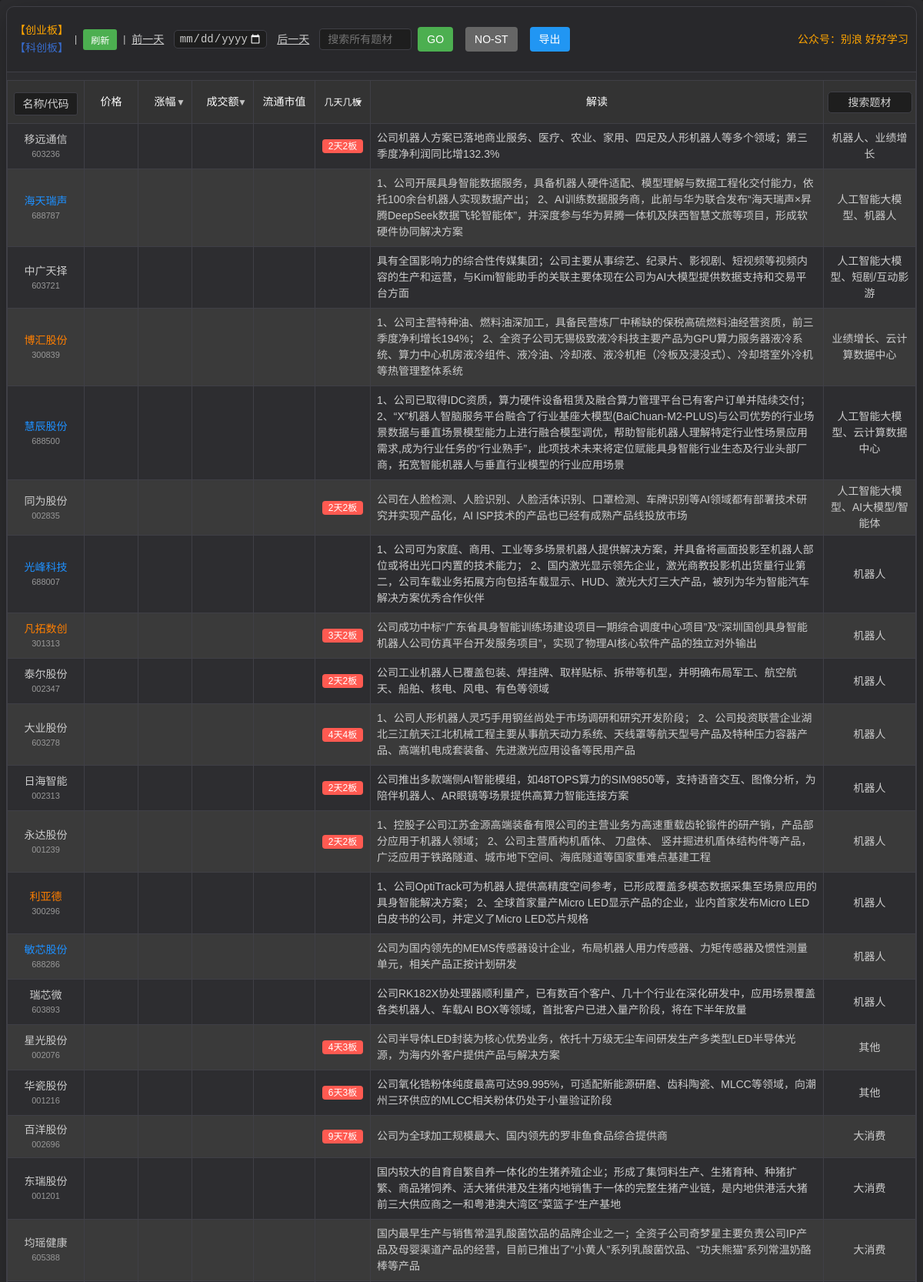
The page / (upper part) on the database its author committed.
### tables this page shows
CREATE TABLE stock_20261021 (
            id INTEGER PRIMARY KEY AUTOINCREMENT,
            code TEXT NOT NULL,
            name TEXT NOT NULL,
            description TEXT,
            plates TEXT,
            m_days_n_boards TEXT,
            date TEXT NOT NULL,
            price REAL DEFAULT 0,
            change_percentage REAL DEFAULT 0,
            amount REAL DEFAULT 0,
            value REAL DEFAULT 0
        );

### app.py (the view)
@app.route('/')
def index():
    latest_data = db.get_latest_day_data()
    message = session.pop('message', None)
    return render_template('index.html', stocks=latest_data, search_mode=False, message=message)

### templates/index.html (shortened to what this page needs)
<!DOCTYPE html>
<html lang="zh-CN">
<head>
    <link rel="stylesheet" href="/static/css/styles.css">
</head>
<body>
    <div class="container">
        <div class="table-container">
            <div class="header-container">
                <div class="date-selector">
                    <span class="market-label">
                        <span style="color: orange;">【创业板】</span> <span style="color: rgba(60, 127, 250, 0.781);">【科创板】</span>
                    </span>
                    <span style="color: var(--text-color);"> | </span>
                    <button onclick="location.reload()" class="refresh-button" title="刷新页面">
                    刷新
                </button>
                    <span style="color: var(--text-color);"> | </span>
                    <a href="javascript:void(0)" onclick="changeDate(-1)" style="color: var(--text-color); text-decoration: underline; font-size: 14px; margin-right: 5px; display: inline-block; line-height: 24px;">前一天</a>
                    <input type="date" id="dateFilter" placeholder="选择日期" onchange="filterByDate(this.value)" class="filter-input" style="margin: 0; padding: 2px 5px; display: inline-block; width: auto; max-width: 130px; vertical-align: middle;">
                    <a href="javascript:void(0)" onclick="changeDate(1)" style="color: var(--text-color); text-decoration: underline; font-size: 14px; margin-left: 5px; display: inline-block; line-height: 24px;">后一天</a>
                    <div class="plate-search-container-inline">
                        <input type="text" id="plateSearchInput" placeholder="搜索所有题材" class="plate-search-input-inline">
                        <button onclick="searchPlate()" class="plate-search-button-inline">GO</button>
                        <button id="noStButton" onclick="toggleNoStFilter()" class="no-st-button" type="button">NO-ST</button>
                        <button onclick="exportStockCodes()" class="export-button" type="button">导出</button>
                    </div>
                    <div style="margin-left: auto; color: orange !important; font-size: 14px;">
                        公众号：别浪 好好学习
                    </div>
                </div>
            </div>
            <table>
                <thead>
                    <tr>
                        <th width="120px">
                            <div class="search-wrapper">
                                <input
                                    type="text"
                                    id="searchInput"
                                    placeholder="名称/代码"
                                    class="search-input"
                                    oninput="showSuggestions(this.value)"
                                >
                            </div>
                        </th>
                        <th>价格</th>
                        <th class="sortable" onclick="sortByChangePercentage()">涨幅</th>
                        <th class="sortable" onclick="sortByAmount()">成交额</th>
                        <th>流通市值</th>
                        <th class="sortable" onclick="sortByDaysBoards()">几天几板</th>
                        <th>解读</th>
                        <th class="plate-column" style="width: 120px !important; min-width: 120px !important; max-width: 120px !important; padding: 4px !important;">
                            <input type="text" id="plateFilter" placeholder="搜索题材" oninput="filterByPlate(this.value)" class="filter-input">
                        </th>
                    </tr>
                </thead>
                <tbody id="stockTableBody">
                    {% if stocks %}
                        {% for stock in stocks %}
                            <tr onclick="linkToTongDaXin('{{ stock.code_part }}')" style="cursor: pointer;">
                                <td class="stock-name-link{% if stock.code_part.startswith('688') %} blue-text{% elif stock.code_part.startswith('3') or stock.code_part.startswith('68') %} orange-text{% endif %}"><div class="sn-name">{{ stock.name }}</div><div class="sn-code" style="font-size:11px;color:#999;">{{ stock.code_part }}</div></td>
                                <td class="price"></td>
                                <td class="change-percentage"></td>
                                <td class="amount"></td>
                                <td class="value"></td>
                                <td>{% if stock.m_days_n_boards %}
                                    <span class="days-boards-tag">{{ stock.m_days_n_boards }}</span>
                                {% else %}{{ stock.m_days_n_boards }}{% endif %}</td>
                                <td>{{ stock.description }}</td>
                                <td class="plate-column">{{ stock.plates }}</td>
                            </tr>
                        {% endfor %}
                    {% else %}
                        <tr>
                            <td colspan="10" class="no-data">暂无股票数据，请点击"抓取股票数据"按钮获取数据</td>
                        </tr>
                    {% endif %}
                </tbody>
            </table>
        </div>
    </div>
</body>
</html>

### rows shown on the page
stock_20261021: name "移远通信", code_part "603236", m_days_n_boards "2天2板", description "公司机器人方案已落地商业服务、医疗、农业、家用、四足及人形机器人等多个领域；第三季度净利润同比增132.3%", plates "机器人、业绩增长"
stock_20261021: name "海天瑞声", code_part "688787", description "1、公司开展具身智能数据服务，具备机器人硬件适配、模型理解与数据工程化交付能力，依托100余台机器人实现数据产出； 2、AI训练数据服务商，此前与华为联合发布“海天瑞声×昇腾DeepSeek数据飞轮智能体”，并深度参与华为昇腾一体机及陕西智慧文旅等项目，形成软硬件协同解决方案", plates "人工智能大模型、机器人"
stock_20261021: name "中广天择", code_part "603721", description "具有全国影响力的综合性传媒集团；公司主要从事综艺、纪录片、影视剧、短视频等视频内容的生产和运营，与Kimi智能助手的关联主要体现在公司为AI大模型提供数据支持和交易平台方面", plates "人工智能大模型、短剧/互动影游"
stock_20261021: name "博汇股份", code_part "300839", description "1、公司主营特种油、燃料油深加工，具备民营炼厂中稀缺的保税高硫燃料油经营资质，前三季度净利增长194%； 2、全资子公司无锡极致液冷科技主要产品为GPU算力服务器液冷系统、算力中心机房液冷组件、液冷油、冷却液、液冷机柜（冷板及浸没式）、冷却塔室外冷机等热管理整体系统", plates "业绩增长、云计算数据中心"
stock_20261021: name "慧辰股份", code_part "688500", description "1、公司已取得IDC资质，算力硬件设备租赁及融合算力管理平台已有客户订单并陆续交付； 2、“X”机器人智脑服务平台融合了行业基座大模型(BaiChuan-M2-PLUS)与公司优势的行业场景数据与垂直场景模型能力上进行融合模型调优，帮助智能机器人理解特定行业性场景应用需求,成为行业任务的“行业熟手”，此项技术未来将定位赋能具身智能行业生态及行业头部厂商，拓宽智能机器人与垂直行业模型的行业应用场景", plates "人工智能大模型、云计算数据中心"
stock_20261021: name "同为股份", code_part "002835", m_days_n_boards "2天2板", description "公司在人脸检测、人脸识别、人脸活体识别、口罩检测、车牌识别等AI领域都有部署技术研究并实现产品化，AI ISP技术的产品也已经有成熟产品线投放市场", plates "人工智能大模型、AI大模型/智能体"
stock_20261021: name "光峰科技", code_part "688007", description "1、公司可为家庭、商用、工业等多场景机器人提供解决方案，并具备将画面投影至机器人部位或将出光口内置的技术能力； 2、国内激光显示领先企业，激光商教投影机出货量行业第二，公司车载业务拓展方向包括车载显示、HUD、激光大灯三大产品，被列为华为智能汽车解决方案优秀合作伙伴", plates "机器人"
stock_20261021: name "凡拓数创", code_part "301313", m_days_n_boards "3天2板", description "公司成功中标“广东省具身智能训练场建设项目一期综合调度中心项目”及“深圳国创具身智能机器人公司仿真平台开发服务项目”，实现了物理AI核心软件产品的独立对外输出", plates "机器人"
stock_20261021: name "泰尔股份", code_part "002347", m_days_n_boards "2天2板", description "公司工业机器人已覆盖包装、焊挂牌、取样贴标、拆带等机型，并明确布局军工、航空航天、船舶、核电、风电、有色等领域", plates "机器人"
stock_20261021: name "大业股份", code_part "603278", m_days_n_boards "4天4板", description "1、公司人形机器人灵巧手用钢丝尚处于市场调研和研究开发阶段； 2、公司投资联营企业湖北三江航天江北机械工程主要从事航天动力系统、天线罩等航天型号产品及特种压力容器产品、高端机电成套装备、先进激光应用设备等民用产品", plates "机器人"
stock_20261021: name "日海智能", code_part "002313", m_days_n_boards "2天2板", description "公司推出多款端侧AI智能模组，如48TOPS算力的SIM9850等，支持语音交互、图像分析，为陪伴机器人、AR眼镜等场景提供高算力智能连接方案", plates "机器人"
stock_20261021: name "永达股份", code_part "001239", m_days_n_boards "2天2板", description "1、控股子公司江苏金源高端装备有限公司的主营业务为高速重载齿轮锻件的研产销，产品部分应用于机器人领域； 2、公司主营盾构机盾体、 刀盘体、 竖井掘进机盾体结构件等产品， 广泛应用于铁路隧道、城市地下空间、海底隧道等国家重难点基建工程", plates "机器人"
stock_20261021: name "利亚德", code_part "300296", description "1、公司OptiTrack可为机器人提供高精度空间参考，已形成覆盖多模态数据采集至场景应用的具身智能解决方案； 2、全球首家量产Micro LED显示产品的企业，业内首家发布Micro LED白皮书的公司，并定义了Micro LED芯片规格", plates "机器人"
stock_20261021: name "敏芯股份", code_part "688286", description "公司为国内领先的MEMS传感器设计企业，布局机器人用力传感器、力矩传感器及惯性测量单元，相关产品正按计划研发", plates "机器人"
stock_20261021: name "瑞芯微", code_part "603893", description "公司RK182X协处理器顺利量产，已有数百个客户、几十个行业在深化研发中，应用场景覆盖各类机器人、车载AI BOX等领域，首批客户已进入量产阶段，将在下半年放量", plates "机器人"
stock_20261021: name "星光股份", code_part "002076", m_days_n_boards "4天3板", description "公司半导体LED封装为核心优势业务，依托十万级无尘车间研发生产多类型LED半导体光源，为海内外客户提供产品与解决方案", plates "其他"
stock_20261021: name "华瓷股份", code_part "001216", m_days_n_boards "6天3板", description "公司氧化锆粉体纯度最高可达99.995%，可适配新能源研磨、齿科陶瓷、MLCC等领域，向潮州三环供应的MLCC相关粉体仍处于小量验证阶段", plates "其他"
stock_20261021: name "百洋股份", code_part "002696", m_days_n_boards "9天7板", description "公司为全球加工规模最大、国内领先的罗非鱼食品综合提供商", plates "大消费"
stock_20261021: name "东瑞股份", code_part "001201", description "国内较大的自育自繁自养一体化的生猪养殖企业；形成了集饲料生产、生猪育种、种猪扩繁、商品猪饲养、活大猪供港及生猪内地销售于一体的完整生猪产业链，是内地供港活大猪前三大供应商之一和粤港澳大湾区“菜篮子”生产基地", plates "大消费"
stock_20261021: name "均瑶健康", code_part "605388", description "国内最早生产与销售常温乳酸菌饮品的品牌企业之一；全资子公司奇梦星主要负责公司IP产品及母婴渠道产品的经营，目前已推出了“小黄人”系列乳酸菌饮品、“功夫熊猫”系列常温奶酪棒等产品", plates "大消费"
